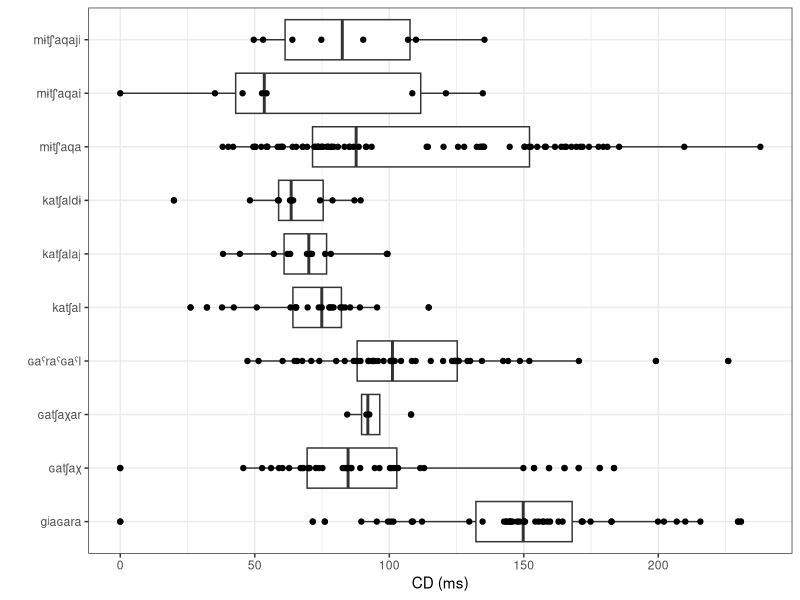
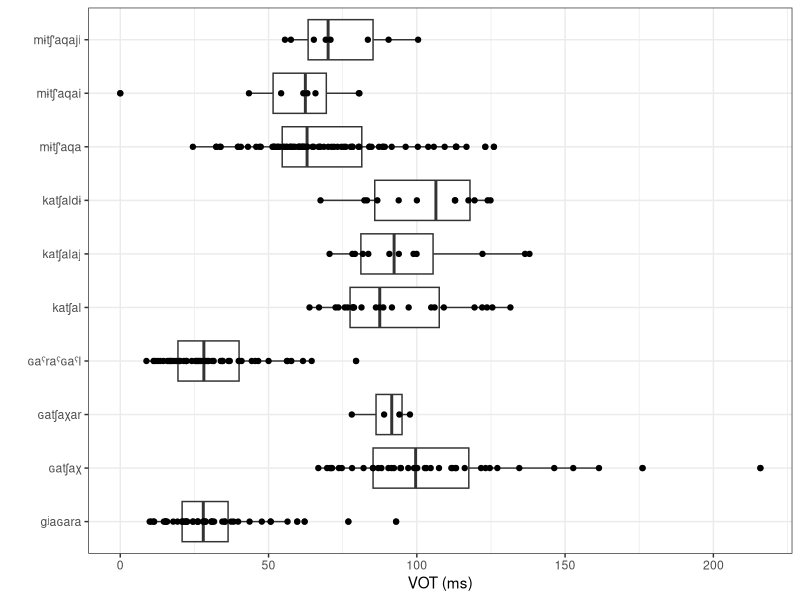
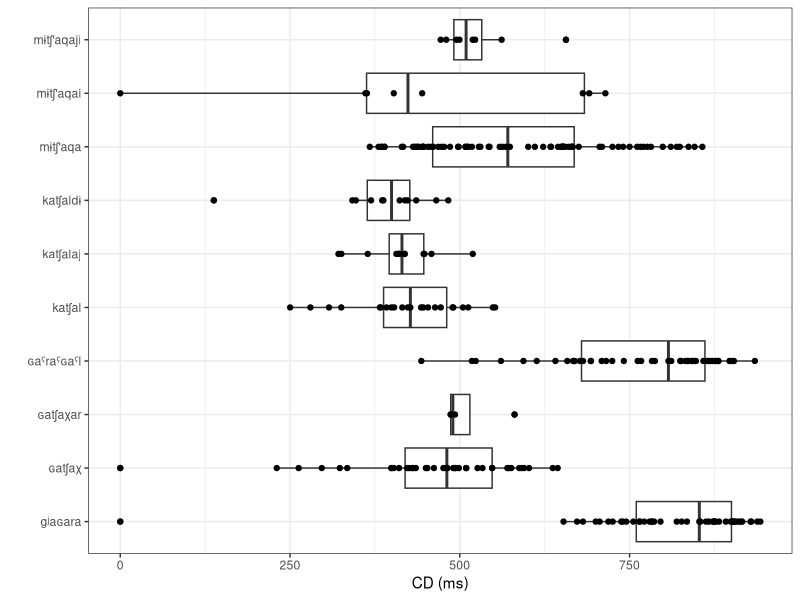
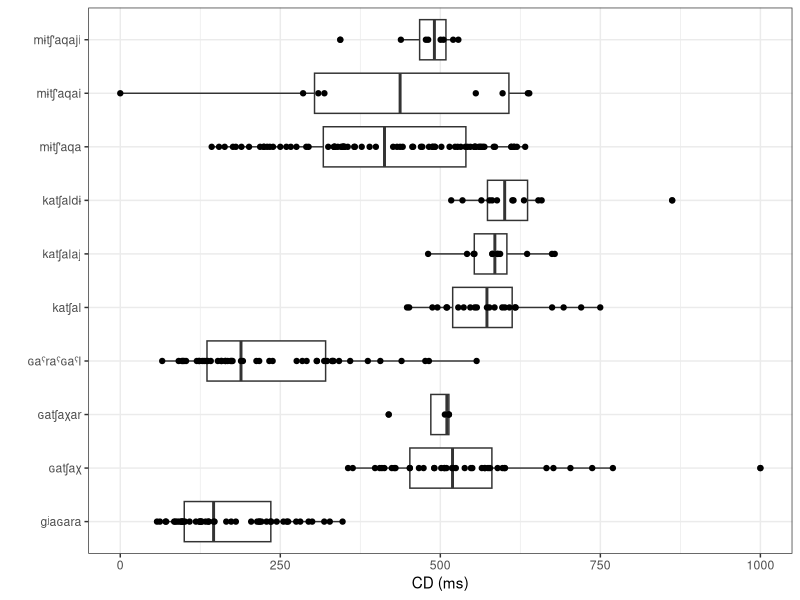

Reproduce these figures in R, in order.
## ---- chunk 1
knitr::opts_chunk$set(message = FALSE, warning = FALSE)
library(tidyverse)

df <- read_tsv("data/speakers.csv")

results <- read_tsv("data/results.tsv")
correspondence <- read_tsv("data/correspondence.tsv")

results %>% 
  left_join(correspondence) %>% 
  left_join(df) %>% 
  filter(!grepl("[tʃrlnm]", folVowel),
       !grepl("[tʃrlnm]", prevVowel)) %>% 
  mutate(repetition = ifelse(repetition == "--undefined--", "", repetition),
         repetition = paste(context, repetition),
         folVowDur = as.double(ifelse(folVowDur == "--undefined--",NA, folVowDur)),
         geminate = ifelse(grepl("[ː:]", stop),"+g", "-g"),
         aff_type = ifelse(grepl("[sz]", stop),"dent", NA),
         aff_type = ifelse(grepl("[ʃʒšžǯ]", stop),"alv", aff_type),
         aff_type = ifelse(grepl("ɬ", stop),"lat", aff_type),
         aff_type = ifelse(grepl("χ", stop),"uv", aff_type),
         affric = ifelse(grepl("ɬ", stop),"affricate", affric),
         affric = ifelse(grepl("χ", stop),"affricate", affric),
         affric = ifelse(poa == "uvular", "plain", affric),
         aff_type = ifelse(grepl("χ", stop),"uv", aff_type),
         poa = ifelse(stop == "ɡ", "velar", poa),
         aff_type = factor(aff_type, levels = c("dent", "alv", "lat", "uv")),
         affric = factor(affric, levels = c("plain", "affricate")),
         voice = ifelse(voice == "voiced", "+v", "-v")) %>% 
  mutate(fric = fric * 1000,
         postfric = postfric*1000,
         folVowDur = folVowDur*1000,
         closdur = closdur*1000,
         VOT = fric + postfric,
         cd_n = closdur/folVowDur,
         vot_n = VOT/folVowDur,
         utterance = paste0(context, "_", repetition),
         poa = factor(poa, levels = c("bilabial", "dental", "velar", "uvular")),
         c_type = ifelse(glott == "glottalic", "ej", voice),
         c_type = ifelse(geminate == "+g", paste0(c_type, ",", "+g"), c_type),
         c_type = factor(c_type, levels = c("+v", "-v", "ej", "-v,+g", "ej,+g"))) ->
  final_df

final_df %>%
  mutate(prevVowel = ifelse(is.na(prevVowel), "#", prevVowel)) %>% 
  filter(
    repetition != "iso 4",
    repetition != "iso 5",
    repetition != "iso 6",
    repetition != "iso 0",
    repetition != "iso i",
    repetition != "iso NA",
    prevVowel != "b",
    prevVowel != "g",
    prevVowel != "g\\)",
    prevVowel != "j\\)",
    prevVowel != "k",
    prevVowel != "\\(k",
    prevVowel != "k:",
    prevVowel != "k'",
    prevVowel != "\\(qχ",
    prevVowel != "s",
    prevVowel != "\\(s",
    prevVowel != "w",
    prevVowel != "z",
    prevVowel != "χ",
    folVowel != "ʔ",
    folVowel != "ɢ",
    folVowel != "ʔ\\)",
    folVowel != "b",
    folVowel != "j",
    folVowel != "j",
    folVowel != "j)",
    folVowel != "\\(j\\)",
    folVowel != "k'",
    folVowel != "p'",
    folVowel != "q",
    folVowel != "qχ",
    folVowel != "w",
    folVowel != "\\(w",
    folVowel != "w\\)",
    folVowel != "\\(w\\)",
    stop != "(ʔ",
    stop != "(ʔ)",
    stop != "ʔ)",
    stop != "n:)",
    stop != "n)",
    stop != "(n",    
    stop != "(h",
    stop != "(j",
    stop != "(j)",
    stop != "j)",
    stop != "(s",
    stop != "(w)") ->
  final_df

final_df %>% 
  mutate(stop_label = str_replace_all(final_df$stop, "[wʲʷˤχ\\(\\)\\?]", ""),
         folVowel = str_replace_all(final_df$folVowel, "[\\(\\)]", "")) ->
  final_df
## ---- chunk 2
final_df %>%
  filter(word == "ɢaˤraˤɢaˤl"|
           word == "gʲaɢara"|
           word == "mɨtʃ'aqaji"|
           word == "mɨtʃ'aqai"|
           word == "mɨtʃ'aqa"|
           word == "katʃalaj"|
           word == "katʃaldɨ"|
           word == "katʃal"|
           word == "ɢatʃaχ"|
           word == "ɢatʃaχar") %>% 
  filter(position == "medial") ->
  gem
## ---- chunk 3
gem %>% 
  ggplot(aes(word, closdur))+
  geom_boxplot()+
  geom_point()+  
  theme_bw()+
  labs(y = "CD (ms)", x = "")+
  coord_flip()
## ---- chunk 4
gem %>% 
  ggplot(aes(word, VOT))+
  geom_boxplot()+
  geom_point()+  
  theme_bw()+
  labs(y = "VOT (ms)", x = "")+
  coord_flip()
## ---- chunk 5
gem %>% 
  mutate(rel_cd = closdur/totdur) %>% 
  ggplot(aes(word, rel_cd))+
  geom_boxplot()+
  geom_point()+  
  theme_bw()+
  labs(y = "CD (ms)", x = "")+
  coord_flip()
## ---- chunk 6
gem %>% 
  mutate(rel_vot = VOT/totdur) %>% 
  ggplot(aes(word, rel_vot))+
  geom_boxplot()+
  geom_point()+  
  theme_bw()+
  labs(y = "CD (ms)", x = "")+
  coord_flip()
